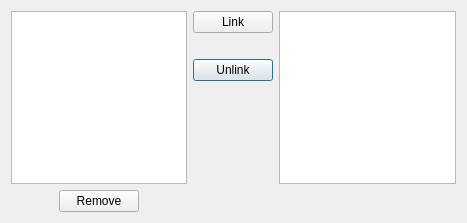
<?xml version="1.0" encoding="UTF-8"?>
<ui version="4.0">
 <class>GraphModifyDialog</class>
 <widget class="QDialog" name="GraphModifyDialog">
  <property name="geometry">
   <rect>
    <x>0</x>
    <y>0</y>
    <width>467</width>
    <height>223</height>
   </rect>
  </property>
  <property name="windowTitle">
   <string>Dialog</string>
  </property>
  <layout class="QGridLayout" name="gridLayout">
   <item row="4" column="0">
    <spacer name="horizontalSpacer_2">
     <property name="orientation">
      <enum>Qt::Horizontal</enum>
     </property>
     <property name="sizeHint" stdset="0">
      <size>
       <width>40</width>
       <height>20</height>
      </size>
     </property>
    </spacer>
   </item>
   <item row="4" column="2">
    <spacer name="horizontalSpacer_3">
     <property name="orientation">
      <enum>Qt::Horizontal</enum>
     </property>
     <property name="sizeHint" stdset="0">
      <size>
       <width>40</width>
       <height>20</height>
      </size>
     </property>
    </spacer>
   </item>
   <item row="3" column="3">
    <spacer name="verticalSpacer">
     <property name="orientation">
      <enum>Qt::Vertical</enum>
     </property>
     <property name="sizeHint" stdset="0">
      <size>
       <width>20</width>
       <height>40</height>
      </size>
     </property>
    </spacer>
   </item>
   <item row="2" column="3">
    <widget class="QPushButton" name="unlinkButton">
     <property name="text">
      <string>Unlink</string>
     </property>
     <property name="icon">
      <iconset resource="topo-blend.qrc">
       <normaloff>:/images/disconnect.png</normaloff>:/images/disconnect.png</iconset>
     </property>
    </widget>
   </item>
   <item row="0" column="3">
    <widget class="QPushButton" name="linkButton">
     <property name="text">
      <string>Link</string>
     </property>
     <property name="icon">
      <iconset resource="topo-blend.qrc">
       <normaloff>:/images/connect.png</normaloff>:/images/connect.png</iconset>
     </property>
    </widget>
   </item>
   <item row="4" column="1">
    <widget class="QPushButton" name="removeButton">
     <property name="text">
      <string>Remove</string>
     </property>
     <property name="icon">
      <iconset resource="topo-blend.qrc">
       <normaloff>:/images/minus.png</normaloff>:/images/minus.png</iconset>
     </property>
    </widget>
   </item>
   <item row="1" column="3">
    <spacer name="verticalSpacer_2">
     <property name="orientation">
      <enum>Qt::Vertical</enum>
     </property>
     <property name="sizeType">
      <enum>QSizePolicy::Fixed</enum>
     </property>
     <property name="sizeHint" stdset="0">
      <size>
       <width>20</width>
       <height>20</height>
      </size>
     </property>
    </spacer>
   </item>
   <item row="0" column="0" rowspan="4" colspan="3">
    <widget class="QListWidget" name="list1">
     <property name="alternatingRowColors">
      <bool>true</bool>
     </property>
     <property name="selectionMode">
      <enum>QAbstractItemView::SingleSelection</enum>
     </property>
    </widget>
   </item>
   <item row="0" column="4" rowspan="4" colspan="2">
    <widget class="QListWidget" name="list2">
     <property name="alternatingRowColors">
      <bool>true</bool>
     </property>
    </widget>
   </item>
  </layout>
 </widget>
 <resources>
  <include location="topo-blend.qrc"/>
 </resources>
 <connections/>
</ui>
